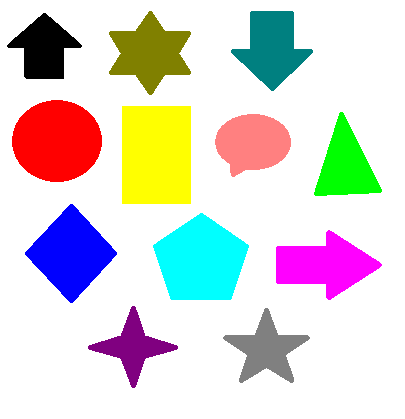
#> input picture A) Image Processing/z) Image Processing/CODES/image processing/abc.png, 405 x 419 px
$ python assign1.py
#> lines starting #> are read from the running program, lines starting #| are printed output that depends on the picture; after the words box and inside, x2 and y2 are one past the last pixel; in counts of white or black regions, pixels touching at a corner belong together
import cv2
import numpy as np
img=cv2.imread("abc.png")
#> img is the input picture: shape (419, 405, 3); mean B, G, R 212.8, 215.5, 218.5
h=len(img)
#> h = 419
w=len(img[0])
#> w = 405
c=len(img[0][0])
#> c = 3
grimage=np.zeros([h,w])
ggimage=np.zeros([h,w])
gbimage=np.zeros([h,w])
for i in range(0,h):
    for j in range(0,w):
        gbimage[i][j]=img[i][j][0]
        ggimage[i][j]=img[i][j][1]
        grimage[i][j]=img[i][j][2]
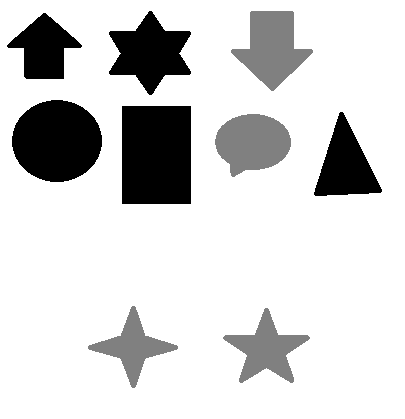
#> gbimage: shape (419, 405) float64; min 0, max 255, mean 212.8
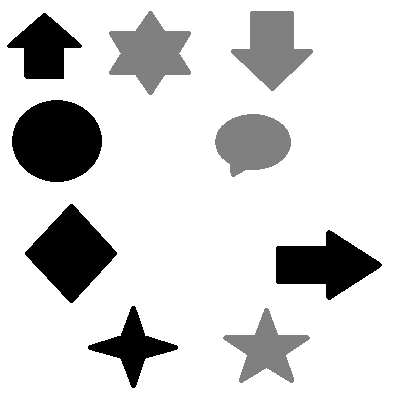
#> ggimage: shape (419, 405) float64; min 0, max 255, mean 215.5
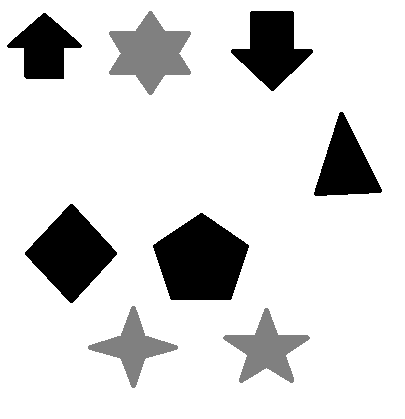
#> grimage: shape (419, 405) float64; min 0, max 255, mean 218.5
cv2.imwrite("gbimg.jpg", gbimage)
cv2.imwrite("ggimg.jpg", ggimage)
cv2.imwrite("grimg.jpg", grimage)
cv2.imshow('gb.jpg',gbimage)
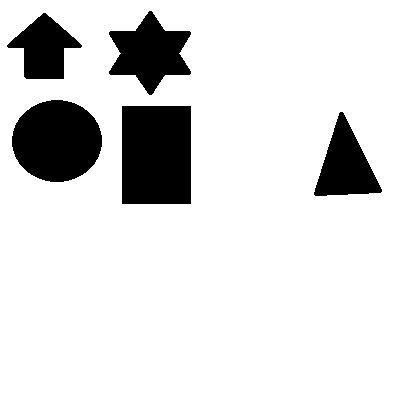
#> window 'gb.jpg': shape (419, 405); 87% white; 5 black regions, box (x1, y1, x2, y2) and area: (122, 106, 191, 204) 6762, (12, 100, 102, 182) 5773, (109, 11, 191, 95) 3813, (314, 112, 382, 196) 3045, (7, 13, 82, 79) 2692
cv2.imshow('gg.jpg',ggimage)
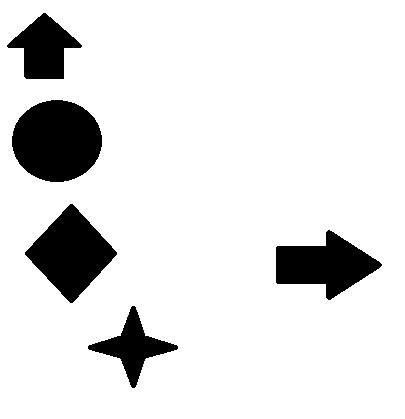
#> window 'gg.jpg': shape (419, 405); 88.5% white; 5 black regions, box (x1, y1, x2, y2) and area: (12, 100, 102, 182) 5773, (25, 204, 117, 303) 4753, (276, 230, 382, 300) 4054, (7, 13, 82, 79) 2692, (88, 306, 178, 388) 2279
cv2.imshow('gr.jpg',grimage)
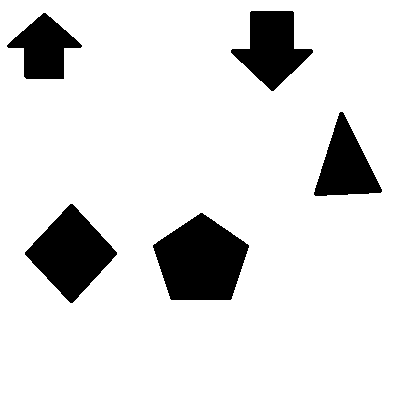
#> window 'gr.jpg': shape (419, 405); 88.2% white; 5 black regions, box (x1, y1, x2, y2) and area: (153, 213, 249, 300) 5875, (25, 204, 117, 303) 4753, (231, 11, 313, 91) 3575, (314, 112, 382, 196) 3045, (7, 13, 82, 79) 2692
